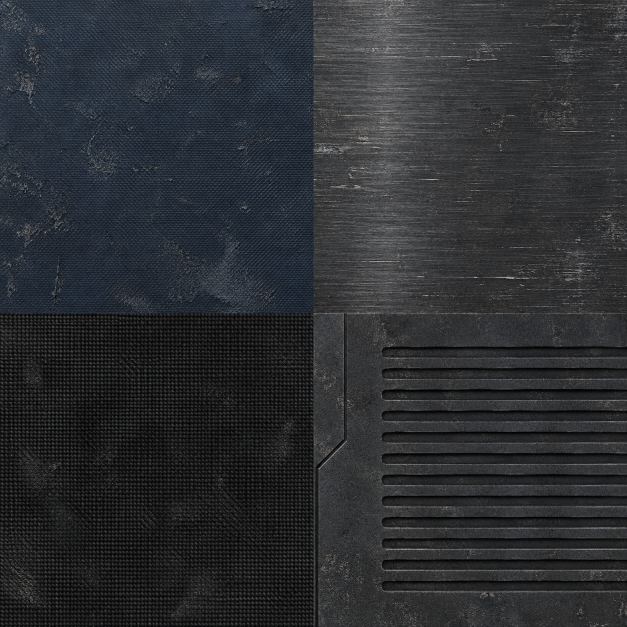
#> input picture vector-fields/assets/headgear/riot-materials.png, 1254 x 1254 px (shown at 1/2 size); its folder holds 4 pictures in this run
$ python -i headgear_geometry.py   (imports and definitions only)
#> lines starting #> are read from the running program, lines starting #| are printed output that depends on the picture
### weapon-lab/mix_models.py
"""Local kitbash: HK416 receiver/hands/animations with LR-300 magazines.

Inputs are decompiled with the official Xash3D mdldec tool. No animation is
regenerated. Bone indices are mapped by name and the recipient bind pose is kept.
These third-party derivatives are local experiments; author permission is
required before redistribution (see catalog/selection.json).
"""
import collections
import json
import re
import shutil
import struct
import subprocess
from pathlib import Path

ROOT=Path(__file__).resolve().parent
GEN=ROOT/'generated'

def read_smd(path):
    lines=path.read_text().splitlines()
    boundary=lines.index('triangles')
    header=lines[:boundary]
    nodes={}
    for line in lines[lines.index('nodes')+1:]:
        if line=='end': break
        match=re.fullmatch(r'\s*(\d+) "([^"]+)" (-?\d+)',line)
        assert match,line
        nodes[int(match[1])]=match[2]
    triangles=[]
    for i in range(boundary+1,len(lines)-1,4):
        triangles.append((lines[i],lines[i+1:i+4]))
    return header,nodes,triangles

# [50 lines left out: function main, not called in this run]

# [1 lines that do not run on import are left out]

### vector-fields/headgear_geometry.py
"""Editable rigid helmet geometry and GoldSrc diffuse-material conversion."""
import hashlib
import math
from pathlib import Path

import numpy as np
from PIL import Image

import build_cache
import build_modular as base
import build_skins as geo
from studio_assets import Studio

ROOT = Path(__file__).resolve().parent
OUT = ROOT / 'generated/headgear'
ART = ROOT / 'assets/headgear'
REFERENCE = ROOT / 'generated/personas/persona_anchors.smd'
# [1 line that did not run here, left out]
MOVING = 28
FLEX = 29
CENTER = np.array([.23387, -.6, 64.8])
TEX_SIZE = 256
RADIUS = np.array([3.95, 5.45, 6.05])
MATERIALS = {
    'riot_shell': ('riot-materials.png', 0), 'hardware': ('riot-materials.png', 1),
    'rim': ('riot-materials.png', 2), 'vents': ('riot-materials.png', 3),
    'lining': ('riot-materials.png', 2), 'bronze': ('spartan-materials.png', 0),
    'engraving': ('spartan-materials.png', 1), 'bronze_edge': ('spartan-materials.png', 2),
    'ornament': ('spartan-materials.png', 1),
    'crest': ('spartan-materials.png', 3), 'crest_dark': ('spartan-materials.png', 3),
    'lens_red': ('optics-materials.png', 0), 'lens_green': ('optics-materials.png', 1),
    'optics_metal': ('optics-materials.png', 2), 'red_housing': ('optics-materials.png', 3),
    'ballistic_paint': ('ballistic-gas-materials.png', 0),
    'gas_rubber': ('ballistic-gas-materials.png', 1),
    'filter_front': ('ballistic-gas-materials.png', 2),
    'filter_side': ('ballistic-gas-materials.png', 3),
}


def unit(v):
    v = np.asarray(v, dtype=float)
    return v / np.linalg.norm(v)


class Mesh:
    def __init__(self):
        self.triangles = []

    # [80 lines left out: functions face, articulate, panel, pin, tube, not called in this run]


def bottom(theta):
    # Broad brow opening accommodates the forward-leaning GIGN skull and eyes.
    return 63.0 + 4.6 * max(0, math.cos(theta)) ** 1.5


# [93 lines left out: functions shell_point, dome, shell_band, spartan, not called in this run]


def textures():
    for name,(filename,quadrant) in MATERIALS.items():
        image=Image.open(ART/filename).convert('RGB'); w,h=image.size
#> in textures, image is the input picture: PIL image 1254x1254 RGB; mean R, G, B 43.9, 46.3, 49.6
#> after `w, h = image.size`: w = 1254; h = 1254
        x=(quadrant%2)*w//2; y=(quadrant//2)*h//2
#> after `x = quadrant % 2 * w // 2`: x = 0
#> after `y = quadrant // 2 * h // 2`: y = 0
        bounds=(x+12,y+12,x+w//2-12,y+h//2-12)
#> bounds = (12, 12, 615, 615)
        if name=='engraving':
            # A single horizontal meander band, legible on the narrow frieze.
            bounds=(x+12,int(h*.048),x+w//2-12,int(h*.143))
        pixels=image.crop(bounds).resize((TEX_SIZE,TEX_SIZE),Image.Resampling.LANCZOS)
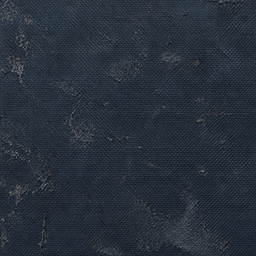
#> pixels: PIL image 256x256 RGB; mean R, G, B 39.7, 48.2, 58.8
        if name=='crest_dark':
            pixels=Image.fromarray((np.asarray(pixels,dtype=float)*.65).astype('uint8'))
        pixels.quantize(colors=256).save(OUT/(name+'.bmp'))
    # Additive GoldSrc shield stays clear over the underlying eye masks.
    y,x=np.indices((TEX_SIZE,TEX_SIZE)); pixels=np.zeros((TEX_SIZE,TEX_SIZE,3),dtype='uint8'); pixels[:]=[2,5,7]
#> after `y, x = np.indices((TEX_SIZE, TEX_SIZE))`:
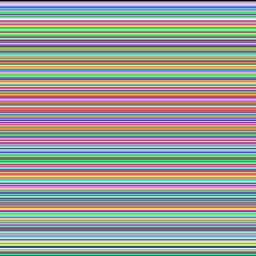
#> y: shape (256, 256) int64; 256 distinct labels, from 0 to 255; one colour per label, 0 black
#> after `y, x = np.indices((TEX_SIZE, TEX_SIZE))`:
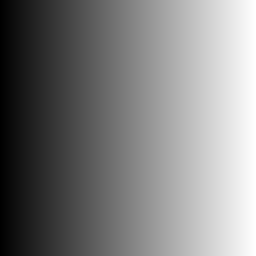
#> x: shape (256, 256) int64; min 0, max 255, mean 127.5
    for start,width in ((38,4),(192,5),(207,2)):
        pixels[(x>start)&(x<start+width)]=[14,21,25]
    pixels[y>250]=[8,12,16]
    Image.fromarray(pixels).quantize(colors=32).save(OUT/'visor.bmp')
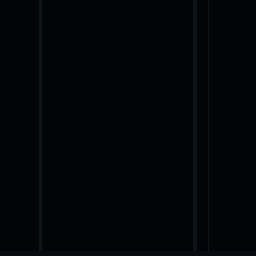
#> saved as visor.bmp: PIL image 256x256 P; mean R, G, B 2.5, 5.6, 7.7


# [36 lines left out: function build, not called in this run]

>>> result = textures()
